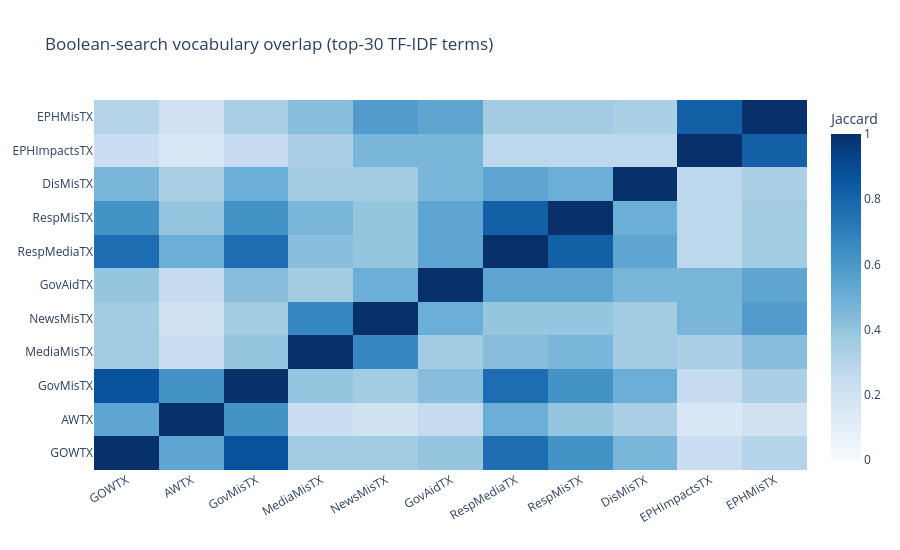

The cell this chart's notebook holds for it:
### Markdown cell above
### 7.3 Jaccard similarity between boolean-search top-term sets

For every pair of boolean searches, computes the Jaccard similarity of their top-30 TF-IDF terms. Values near 1 mean the two sub-corpora talk about the same things; values near 0 mean genuinely distinct discourse. Useful for validating that (for example) `LAfires_Misinformation` and `HELENE_Misinformation` share misinformation vocabulary but differ on event-specific terms.

### Code cell
def top_terms_set(boolean_name, n=30):
    sub = df[df[f"bool_{boolean_name}"]]
    if len(sub) < 3:
        return set()
    return set(top_terms_tfidf(sub["text_content"].tolist(), CONTENT_STOPWORDS, n=n))

names = [bs["name"] for bs in BOOLEAN_SEARCHES]
term_sets = {n: top_terms_set(n) for n in names}
J = np.zeros((len(names), len(names)))
for i, a in enumerate(names):
    for j, b in enumerate(names):
        u = term_sets[a] | term_sets[b]
        J[i, j] = len(term_sets[a] & term_sets[b]) / len(u) if u else 0.0

fig_jac = go.Figure(go.Heatmap(z=J, x=names, y=names, colorscale="Blues",
                               zmin=0, zmax=1, colorbar=dict(title="Jaccard")))
fig_jac.update_layout(title="Boolean-search vocabulary overlap (top-30 TF-IDF terms)",
                      height=550, xaxis_tickangle=-30, plot_bgcolor="white")
fig_jac.write_html(str(OUTPUT_DIR / "jaccard_similarity.html"), include_plotlyjs="cdn")
fig_jac.show()

### Figure 1 — Plotly figure (JSON) as saved in the notebook; plotly's stock layout.template omitted (floating-point values rounded to 4 significant figures)
{"data": [{"colorbar": {"title": {"text": "Jaccard"}}, "colorscale": [[0, "rgb(247,251,255)"], [0.125, "rgb(222,235,247)"], [0.25, "rgb(198,219,239)"], [0.375, "rgb(158,202,225)"], [0.5, "rgb(107,174,214)"], [0.625, "rgb(66,146,198)"], [0.75, "rgb(33,113,181)"], [0.875, "rgb(8,81,156)"], [1, "rgb(8,48,107)"]], "type": "heatmap", "x": ["GOWTX", "AWTX", "GovMisTX", "MediaMisTX", "NewsMisTX", "GovAidTX", "RespMediaTX", "RespMisTX", "DisMisTX", "EPHImpactsTX", "EPHMisTX"], "y": ["GOWTX", "AWTX", "GovMisTX", "MediaMisTX", "NewsMisTX", "GovAidTX", "RespMediaTX", "RespMisTX", "DisMisTX", "EPHImpactsTX", "EPHMisTX"], "z": [[1.0, 0.5385, 0.875, 0.3636, 0.3636, 0.3953, 0.7647, 0.6216, 0.4634, 0.2245, 0.3043], [0.5385, 1.0, 0.6216, 0.2245, 0.2, 0.25, 0.5, 0.3953, 0.3333, 0.1538, 0.2], [0.875, 0.6216, 1.0, 0.3953, 0.3636, 0.4286, 0.7647, 0.6216, 0.5, 0.25, 0.3333], [0.3636, 0.2245, 0.3953, 1.0, 0.6667, 0.3636, 0.4286, 0.4634, 0.3636, 0.3333, 0.4286], [0.3636, 0.2, 0.3636, 0.6667, 1.0, 0.5, 0.3953, 0.3953, 0.3636, 0.4634, 0.5789], [0.3953, 0.25, 0.4286, 0.3636, 0.5, 1.0, 0.5385, 0.5385, 0.4634, 0.4634, 0.5385], [0.7647, 0.5, 0.7647, 0.4286, 0.3953, 0.5385, 1.0, 0.8182, 0.5385, 0.2766, 0.3636], [0.6216, 0.3953, 0.6216, 0.4634, 0.3953, 0.5385, 0.8182, 1.0, 0.5, 0.2766, 0.3636], [0.4634, 0.3333, 0.5, 0.3636, 0.3636, 0.4634, 0.5385, 0.5, 1.0, 0.2766, 0.3333], [0.2245, 0.1538, 0.25, 0.3333, 0.4634, 0.4634, 0.2766, 0.2766, 0.2766, 1.0, 0.8182], [0.3043, 0.2, 0.3333, 0.4286, 0.5789, 0.5385, 0.3636, 0.3636, 0.3333, 0.8182, 1.0]], "zmax": 1, "zmin": 0}], "layout": {"height": 550, "plot_bgcolor": "white", "title": {"text": "Boolean-search vocabulary overlap (top-30 TF-IDF terms)"}, "xaxis": {"tickangle": -30}}}
